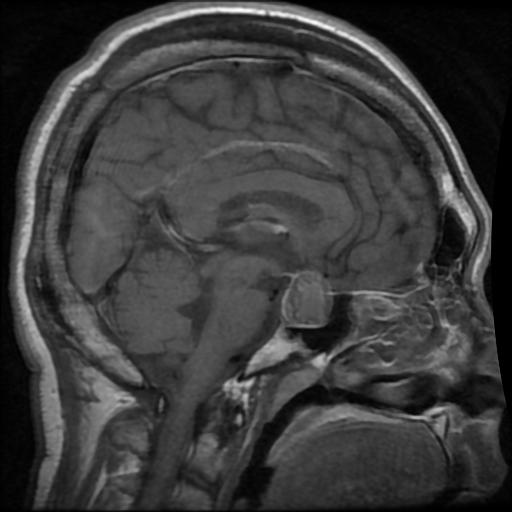
#> input picture data/mri_dataset/test_images/mri_001.jpg, 512 x 512 px
$ python -i edge_lbp.py   (imports and definitions only)   (older library calls are emulated)
#> lines starting #> are read from the running program, lines starting #| are printed output that depends on the picture; after the words box and inside, x2 and y2 are one past the last pixel; in counts of white or black regions, pixels touching at a corner belong together
#> further down, picture is the input picture: shape (512, 512, 3); min 0, max 255, mean 59.3
"""
Edge Detection and Local Binary Pattern (LBP) Feature Extraction Module
Implements multiple edge detection algorithms and LBP for texture analysis
"""

import cv2
import numpy as np
from scipy import ndimage
from skimage.feature import local_binary_pattern
from skimage.filters import sobel, prewitt


# [18 lines left out: function preprocess_image, not called in this run]


def canny_edge_detection(image, low_threshold=50, high_threshold=150):
    """
    Apply Canny edge detection

    Args:
        image: Input grayscale image
        low_threshold: Lower threshold for edge linking
        high_threshold: Upper threshold for edge linking

    Returns:
        Binary edge map
    """
#> called with low_threshold = 50, high_threshold = 150
    return cv2.Canny(image, low_threshold, high_threshold)
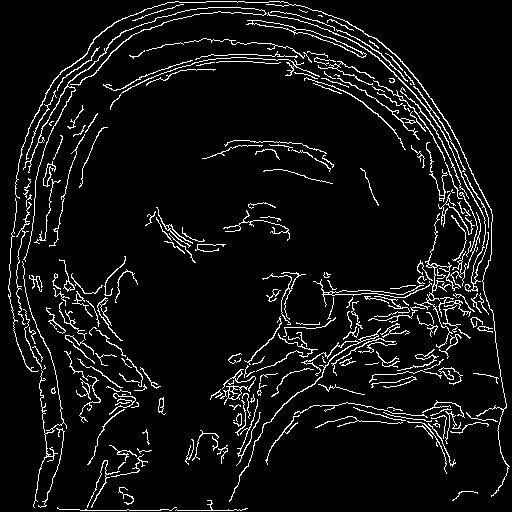
#> returned value: shape (512, 512); 6.7% white in thin lines or dots


def sobel_edge_detection(image):
    """
    Apply Sobel edge detection

    Args:
        image: Input grayscale image

    Returns:
        Edge magnitude map
    """
    # Calculate gradients in X and Y directions
    grad_x = cv2.Sobel(image, cv2.CV_64F, 1, 0, ksize=3)
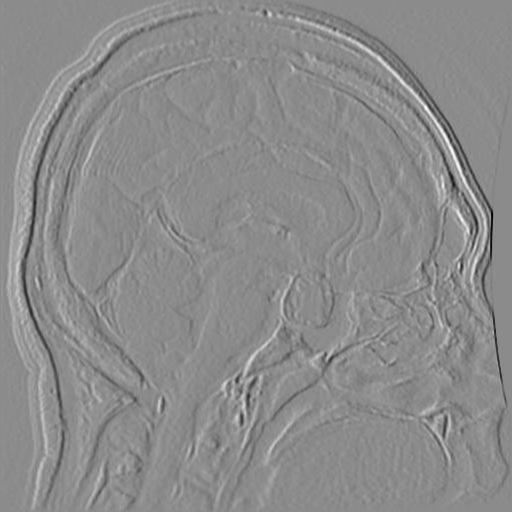
#> grad_x: shape (512, 512, 3) float64; min -462, max 381, mean 0; drawn with min black and max white
    grad_y = cv2.Sobel(image, cv2.CV_64F, 0, 1, ksize=3)
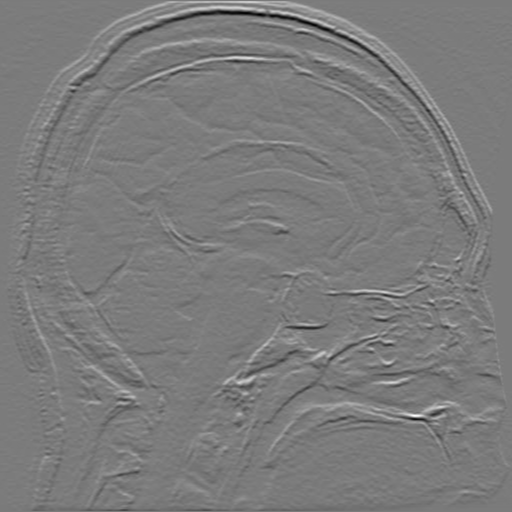
#> grad_y: shape (512, 512, 3) float64; min -511, max 541, mean 0; drawn with min black and max white

    # Calculate edge magnitude
    magnitude = np.sqrt(grad_x**2 + grad_y**2)
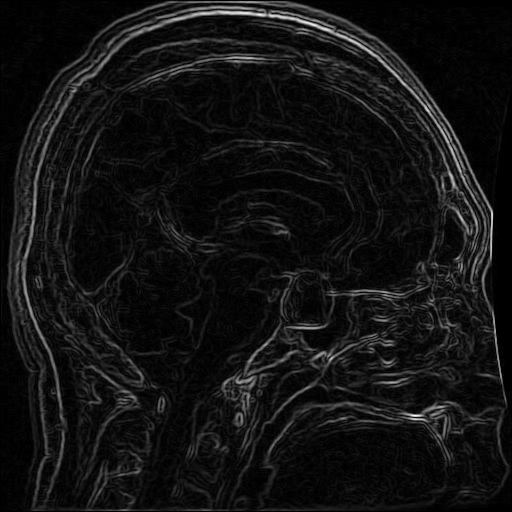
#> magnitude: shape (512, 512, 3) float64; min 0, max 542.1, mean 40.1; drawn with min black and max white
    magnitude = cv2.normalize(magnitude, None, 0, 255, cv2.NORM_MINMAX)

    return magnitude.astype(np.uint8)
#> returned value: shape (512, 512, 3)


def prewitt_edge_detection(image):
    """
    Apply Prewitt edge detection

    Args:
        image: Input grayscale image

    Returns:
        Edge magnitude map
    """
    # Prewitt kernels
    kernel_x = np.array([[-1, 0, 1],
                        [-1, 0, 1],
                        [-1, 0, 1]])

    kernel_y = np.array([[-1, -1, -1],
                        [0, 0, 0],
                        [1, 1, 1]])

    # Apply convolution
    grad_x = cv2.filter2D(image.astype(np.float32), -1, kernel_x)
    grad_y = cv2.filter2D(image.astype(np.float32), -1, kernel_y)

    # Calculate magnitude
    magnitude = np.sqrt(grad_x**2 + grad_y**2)
    magnitude = cv2.normalize(magnitude, None, 0, 255, cv2.NORM_MINMAX)

    return magnitude.astype(np.uint8)


def kirsch_edge_detection(image):
    """
    Apply Kirsch edge detection (8-directional)

    Args:
        image: Input grayscale image

    Returns:
        Edge magnitude map
    """
    # Kirsch kernels for 8 directions
    kernels = [
        np.array([[-3, -3, 5],
                 [-3, 0, 5],
                 [-3, -3, 5]]),
        np.array([[-3, 5, 5],
                 [-3, 0, 5],
                 [-3, -3, -3]]),
        np.array([[5, 5, 5],
                 [-3, 0, -3],
                 [-3, -3, -3]]),
        np.array([[5, 5, -3],
                 [5, 0, -3],
                 [-3, -3, -3]]),
        np.array([[5, -3, -3],
                 [5, 0, -3],
                 [5, -3, -3]]),
        np.array([[-3, -3, -3],
                 [5, 0, -3],
                 [5, 5, -3]]),
        np.array([[-3, -3, -3],
                 [-3, 0, -3],
                 [5, 5, 5]]),
        np.array([[-3, -3, -3],
                 [-3, 0, 5],
                 [-3, 5, 5]])
    ]

    responses = []
    for kernel in kernels:
        response = cv2.filter2D(image.astype(np.float32), -1, kernel)
        responses.append(response)
#> this loop made 8 passes
#> pass 3, in kirsch_edge_detection, `response = cv2.filter2D(image.astype(np.float32), -1, kernel)`:
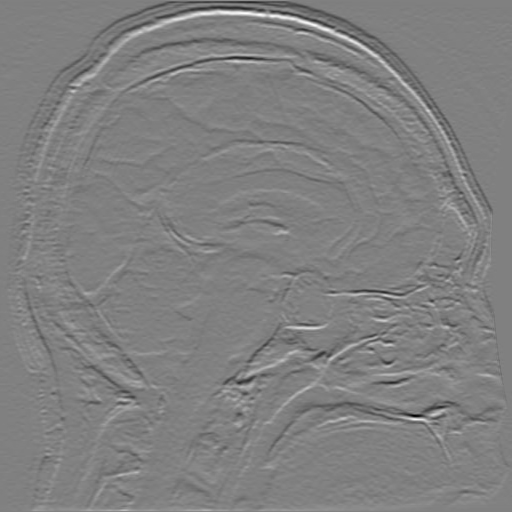
#> response: shape (512, 512, 3) float32; min -1578, max 1554, mean 0.2; drawn with min black and max white
#> after the loop, responses = 8 items

    # Take maximum response across all directions
    magnitude = np.maximum.reduce(responses)
    magnitude = cv2.normalize(magnitude, None, 0, 255, cv2.NORM_MINMAX)

    return magnitude.astype(np.uint8)


def laplacian_of_gaussian(image, sigma=1.0):
    """
    Apply Laplacian of Gaussian (LoG) edge detection

    Args:
        image: Input grayscale image
        sigma: Standard deviation for Gaussian blur

    Returns:
        Edge magnitude map
    """
#> called with sigma = 1
    # Apply Gaussian blur
    blurred = cv2.GaussianBlur(image, (0, 0), sigma)

    # Apply Laplacian
    laplacian = cv2.Laplacian(blurred, cv2.CV_64F)
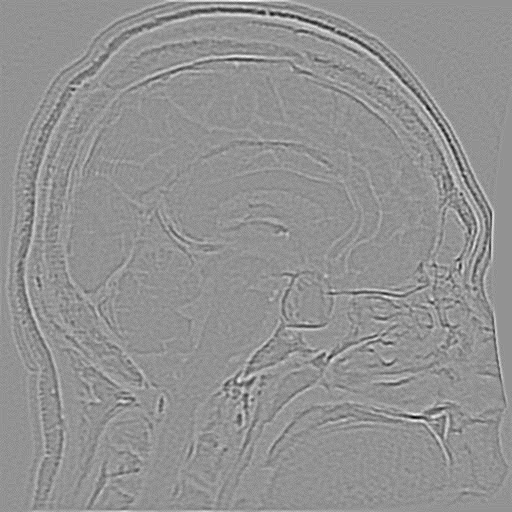
#> laplacian: shape (512, 512, 3) float64; min -42, max 31, mean 0; drawn with min black and max white

    # Take absolute value and normalize
    magnitude = np.abs(laplacian)
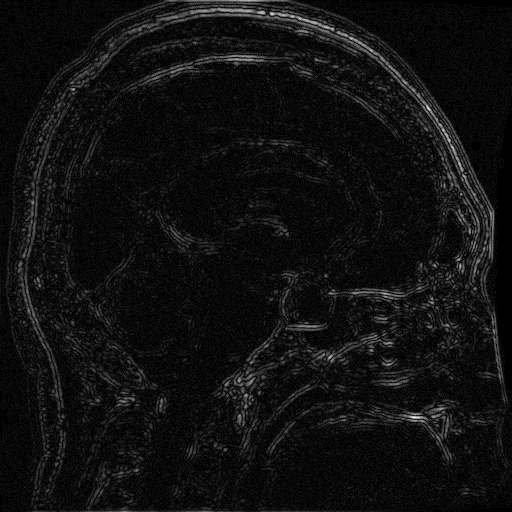
#> magnitude: shape (512, 512, 3) float64; min 0, max 42, mean 2.7; drawn with min black and max white
    magnitude = cv2.normalize(magnitude, None, 0, 255, cv2.NORM_MINMAX)

    return magnitude.astype(np.uint8)


def multi_edge_detection(image, edge_threshold=0.3):
    """
    Apply multiple edge detection algorithms and combine results

    Args:
        image: Input grayscale image
        edge_threshold: Threshold for combining edge maps (0-1)

    Returns:
        Combined edge map and individual edge maps dictionary
    """
    # Apply all edge detection methods
    canny_edges = canny_edge_detection(image)
    sobel_edges = sobel_edge_detection(image)
    prewitt_edges = prewitt_edge_detection(image)
    kirsch_edges = kirsch_edge_detection(image)
    log_edges = laplacian_of_gaussian(image)

    # Normalize all edge maps to 0-1 range
    edge_maps = {
        'canny': canny_edges / 255.0,
        'sobel': sobel_edges / 255.0,
        'prewitt': prewitt_edges / 255.0,
        'kirsch': kirsch_edges / 255.0,
        'log': log_edges / 255.0
    }

    # Combine edge maps using weighted average
    weights = {'canny': 0.3, 'sobel': 0.2, 'prewitt': 0.2, 'kirsch': 0.15, 'log': 0.15}
    combined_edges = np.zeros_like(canny_edges, dtype=np.float32)

    for method, edge_map in edge_maps.items():
        combined_edges += weights[method] * edge_map
#> this loop made 2 passes
#> method on passes 1 to 2: 'canny', 'sobel'

    # Apply threshold
    edge_mask = (combined_edges > edge_threshold).astype(np.uint8)

    # Convert back to 8-bit for consistency
    for method in edge_maps:
        edge_maps[method] = (edge_maps[method] * 255).astype(np.uint8)

    combined_edges = (combined_edges * 255).astype(np.uint8)

    return edge_mask, edge_maps, combined_edges


# [27 lines left out: function extract_lbp_features, not called in this run]


def select_embedding_pixels(image, edge_threshold=0.3, texture_threshold=0.4,
                          max_capacity_ratio=0.1):
    """
    Select pixels for embedding based on edge and texture analysis

    Args:
        image: Input grayscale image
        edge_threshold: Threshold for edge detection
        texture_threshold: Threshold for texture strength
        max_capacity_ratio: Maximum ratio of pixels to use for embedding

    Returns:
        Binary mask of selected pixels, edge map, texture map, and embedding coordinates
    """
    # Get edge information
    edge_mask, edge_maps, combined_edges = multi_edge_detection(image, edge_threshold)

    # Get texture information
    lbp, texture_strength = extract_lbp_features(image)

    # Normalize texture strength to 0-1 range
    texture_normalized = texture_strength / 255.0

    # Create texture mask
    texture_mask = (texture_normalized > texture_threshold).astype(np.uint8)

    # Combine edge and texture masks
    # Prefer pixels that have both edge and texture characteristics
    combined_mask = np.logical_and(edge_mask, texture_mask).astype(np.uint8)

    # If not enough pixels, relax constraints
    total_pixels = image.shape[0] * image.shape[1]
    max_embedding_pixels = int(total_pixels * max_capacity_ratio)

    if np.sum(combined_mask) < max_embedding_pixels * 0.5:
        # Use edge OR texture if AND gives too few pixels
        combined_mask = np.logical_or(edge_mask, texture_mask).astype(np.uint8)

    # Get coordinates of selected pixels
    embedding_coords = np.where(combined_mask == 1)
    embedding_coords = list(zip(embedding_coords[0], embedding_coords[1]))

    # Limit to maximum capacity if needed
    if len(embedding_coords) > max_embedding_pixels:
        # Sort by combined edge + texture strength for better selection
        scores = []
        for y, x in embedding_coords:
            edge_score = combined_edges[y, x] / 255.0
            texture_score = texture_strength[y, x] / 255.0
            combined_score = edge_score + texture_score
            scores.append(combined_score)

        # Select top pixels by score
        sorted_indices = np.argsort(scores)[::-1][:max_embedding_pixels]
        embedding_coords = [embedding_coords[i] for i in sorted_indices]

        # Update mask
        combined_mask = np.zeros_like(combined_mask)
        for y, x in embedding_coords:
            combined_mask[y, x] = 1

    return combined_mask, edge_maps, texture_strength, embedding_coords


# [125 lines left out: functions adaptive_threshold_optimization, adaptive_pixel_selection, not called in this run]

>>> import cv2
>>> picture = cv2.imread('../data/mri_dataset/test_images/mri_001.jpg')
#> (the run stopped early here; a loop or call above may not have finished)

$ run again, on data/mri_dataset/test_images/mri_002.jpg
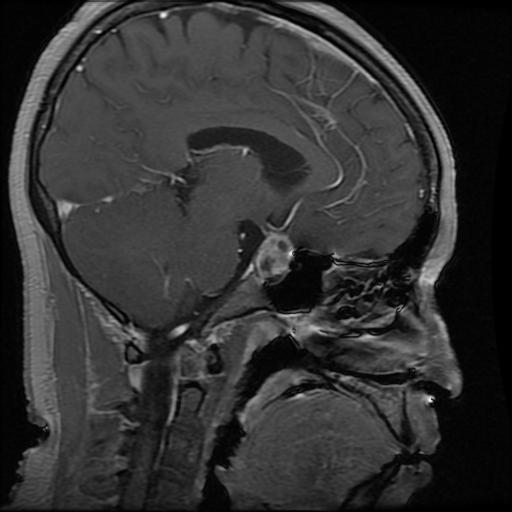
#> input picture data/mri_dataset/test_images/mri_002.jpg, 512 x 512 px
#> picture is the input picture: shape (512, 512, 3); min 0, max 252, mean 50.5
#> in canny_edge_detection, `return cv2.Canny(image, low_threshold, high_threshold)`:
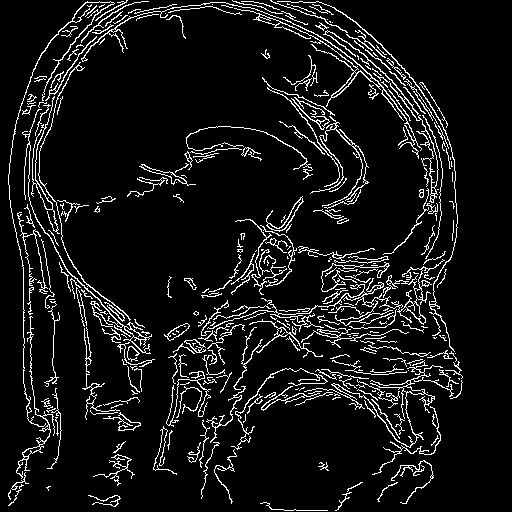
#> returned value: shape (512, 512); 8.3% white in thin lines or dots, all inside (x1, y1, x2, y2) = (8, 0, 463, 511)
#> after the loop in kirsch_edge_detection, `for kernel in kernels:`: responses = 8 items
#> in laplacian_of_gaussian, `magnitude = np.abs(laplacian)`:
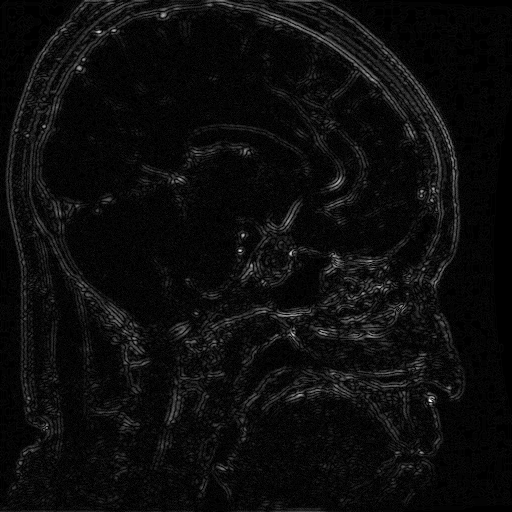
#> magnitude: shape (512, 512, 3) float64; min 0, max 63, mean 3.1; drawn with min black and max white
#> the loop in multi_edge_detection, `for method, edge_map in edge_maps.items():` made 2 passes
#> method on passes 1 to 2: 'canny', 'sobel'
